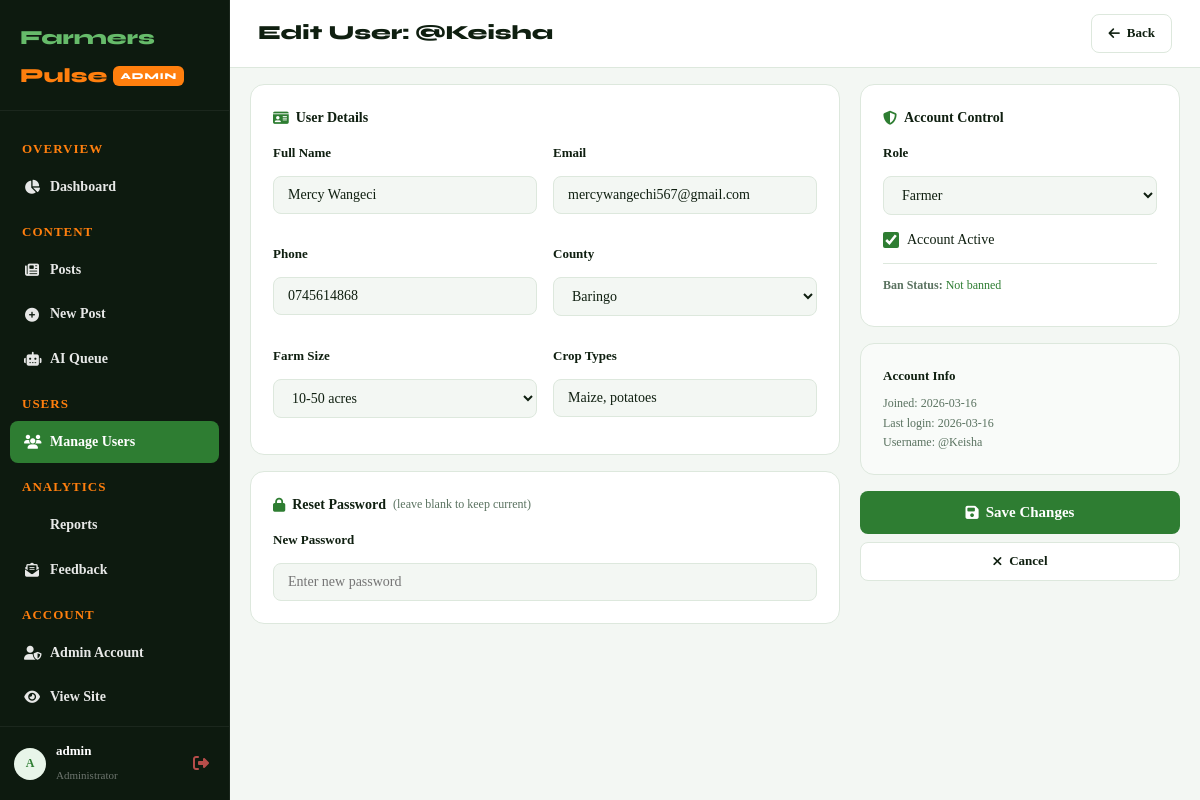
The page /admin/users/edit/3 (signed in) on the database its author committed.
### tables this page shows
CREATE TABLE users (
        id INTEGER PRIMARY KEY AUTOINCREMENT,
        username TEXT UNIQUE NOT NULL,
        email TEXT UNIQUE NOT NULL,
        password TEXT NOT NULL,
        role TEXT DEFAULT 'farmer',
        full_name TEXT DEFAULT '',
        phone TEXT DEFAULT '',
        county TEXT DEFAULT '',
        crop_types TEXT DEFAULT '',
        farm_size TEXT DEFAULT '',
        bio TEXT DEFAULT '',
        profile_pic TEXT DEFAULT '',
        is_active INTEGER DEFAULT 1,
        is_banned INTEGER DEFAULT 0,
        ban_reason TEXT DEFAULT '',
        created_at TEXT DEFAULT (datetime('now')),
        last_login TEXT
    );

### app.py (the view, shortened to what this page needs)
@app.route("/admin/users/edit/<int:uid>",methods=["GET","POST"])
@login_required
@admin_required
def admin_edit_user(uid):
    conn=get_db(); u=conn.execute("SELECT * FROM users WHERE id=?",(uid,)).fetchone()
    if not u: conn.close(); return redirect(url_for("admin_users"))
    conn.close(); return render_template("admin_edit_user.html",user=u)

### app.py (called while the page is built)
def get_db():
    if not os.path.exists("database"):
        os.makedirs("database")
    conn = sqlite3.connect(DATABASE)
    conn.row_factory = sqlite3.Row
    conn.execute("PRAGMA foreign_keys = ON")
    return conn

def login_required(f):
    @wraps(f)
    def dec(*a,**k):
        if "user_id" not in session: return redirect(url_for("login"))
        return f(*a,**k)
    return dec

def admin_required(f):
    @wraps(f)
    def dec(*a,**k):
        if "user_id" not in session or session.get("role")!="admin":
            flash("Admin access required.","error"); return redirect(url_for("dashboard"))
        return f(*a,**k)
    return dec

def current_user():
    if "user_id" not in session: return None
    conn=get_db(); u=conn.execute("SELECT * FROM users WHERE id=?",(session["user_id"],)).fetchone(); conn.close(); return u

@app.context_processor
def inject_globals():
    u=current_user(); unread=0; pending_ai=0; unread_feedback=0
    if u:
        conn=get_db()
        unread=conn.execute("SELECT COUNT(*) FROM notifications WHERE user_id=? AND is_read=0",(u["id"],)).fetchone()[0]
        if u["role"]=="admin":
            pending_ai=conn.execute("SELECT COUNT(*) FROM posts WHERE is_published=0 AND source='ai_model'").fetchone()[0]
            unread_feedback=conn.execute("SELECT COUNT(*) FROM feedback WHERE status='unread'").fetchone()[0]
        conn.close()
    return dict(current_user=u,unread_count=unread,pending_ai_count=pending_ai,unread_feedback=unread_feedback)

### templates/admin_edit_user.html (shortened to what this page needs)
{% extends "base.html" %}
{% block body_class %}admin-body{% endblock %}
{% block extra_css %}
<link rel="stylesheet" href="{{ url_for('static', filename='css/admin.css') }}">{% endblock %}
{% block content %}
<div class="admin-layout">
  {% include '_admin_sidebar.html' %}
  <div class="admin-main">
    <header class="admin-topbar">
      <div class="admin-topbar-title">
        <h1>Edit User: @{{ user['username'] }}</h1>
      </div>
      <div class="admin-topbar-right"><a href="{{ url_for('admin_users') }}" class="btn-admin-outline"><i
            class="fas fa-arrow-left"></i> Back</a></div>
    </header>
    <div class="admin-content">
      <form method="POST" action="{{ url_for('admin_edit_user', uid=user['id']) }}">
        <div class="post-form-grid">
          <div class="post-form-main">
            <div class="form-card">
              <h3 class="form-section-title"><i class="fas fa-id-card"></i> User Details</h3>
              <div class="user-edit-grid">
                <div class="form-group"><label>Full Name</label><input type="text" name="full_name"
                    value="{{ user['full_name'] or '' }}"></div>
                <div class="form-group"><label>Email</label><input type="email" name="email" value="{{ user['email'] }}"
                    required></div>
                <div class="form-group"><label>Phone</label><input type="text" name="phone"
                    value="{{ user['phone'] or '' }}"></div>
                <div class="form-group"><label>County</label>
                  <select name="county">
                    {% for c in ['Narok','Nakuru','Baringo','Trans Nzoia','Uasin
                    Gishu','Nandi','Kisumu','Nyeri','Meru','Machakos','Kiambu','Other'] %}
                    <option {% if user['county']==c %}selected{% endif %}>{{ c }}</option>
                    {% endfor %}
                  </select>
                </div>
                <div class="form-group"><label>Farm Size</label>
                  <select name="farm_size">
                    {% for s in ['Less than 1 acre','1-5 acres','5-10 acres','10-50 acres','50+ acres'] %}
                    <option {% if user['farm_size']==s %}selected{% endif %}>{{ s }}</option>
                    {% endfor %}
                  </select>
                </div>
                <div class="form-group"><label>Crop Types</label><input type="text" name="crop_types"
                    value="{{ user['crop_types'] or '' }}" placeholder="Maize, Wheat..."></div>
              </div>
            </div>
            <div class="form-card">
              <h3 class="form-section-title"><i class="fas fa-lock"></i> Reset Password <span
                  style="font-size:12px;font-weight:400;color:var(--text-muted);">(leave blank to keep current)</span>
              </h3>
              <div class="form-group"><label>New Password</label><input type="password" name="new_password"
                  placeholder="Enter new password" minlength="6"></div>
            </div>
          </div>
          <div class="post-form-sidebar">
            <div class="form-card">
              <h3 class="form-section-title"><i class="fas fa-shield-halved"></i> Account Control</h3>
              <div class="form-group"><label>Role</label>
                <select name="role">
                  <option value="farmer" {% if user['role']=='farmer' %}selected{% endif %}>Farmer</option>
                </select>
              </div>
              <div class="form-check-group">
                <label class="checkbox-label-admin"><input type="checkbox" name="is_active" {% if user['is_active']
                    %}checked{% endif %}> <span>Account Active</span></label>
              </div>
              <div style="margin-top:12px;padding-top:12px;border-top:1px solid #dde8dd;">
                <p style="font-size:12px;color:#5a7260;margin-bottom:8px;"><strong>Ban Status:</strong> {% if
                  user['is_banned'] %}<span style="color:#c62828;">Banned — {{ user['ban_reason'] or 'No reason given'
                    }}</span>{% else %}<span style="color:#2e7d32;">Not banned</span>{% endif %}</p>
              </div>
            </div>
            <div class="form-card" style="background:#f9fbf9;">
              <h4 style="font-size:13px;font-weight:700;margin-bottom:8px;">Account Info</h4>
              <p style="font-size:12px;color:#5a7260;">Joined: {{ user['created_at'][:10] }}</p>
              <p style="font-size:12px;color:#5a7260;">Last login: {{ user['last_login'][:10] if user['last_login'] else
                'Never' }}</p>
              <p style="font-size:12px;color:#5a7260;">Username: @{{ user['username'] }}</p>
            </div>
            <div class="form-submit-group">
              <button type="submit" class="btn-admin-primary btn-full"><i class="fas fa-save"></i> Save Changes</button>
              <a href="{{ url_for('admin_users') }}" class="btn-admin-outline"
                style="margin-top:8px;justify-content:center;"><i class="fas fa-times"></i> Cancel</a>
            </div>
          </div>
        </div>
      </form>
    </div>
  </div>
</div>
{% endblock %}

### templates/_admin_sidebar.html (shortened to what this page needs)
<aside class="admin-sidebar" id="adminSidebar">
  <div class="admin-sidebar-logo">
    <span class="logo-green">Farmers</span><span class="logo-orange">Pulse</span>
    <span class="admin-badge">ADMIN</span>
  </div>
  <nav class="admin-nav">
    <div class="nav-section-label">Overview</div>
    <a href="{{ url_for('admin_dashboard') }}"
      class="admin-nav-item {% if request.endpoint=='admin_dashboard' %}active{% endif %}"><i
        class="fas fa-chart-pie"></i><span>Dashboard</span></a>
    <div class="nav-section-label">Content</div>
    <a href="{{ url_for('admin_posts') }}"
      class="admin-nav-item {% if request.endpoint in ['admin_posts','admin_edit_post','admin_create_post'] %}active{% endif %}"><i
        class="fas fa-newspaper"></i><span>Posts</span></a>
    <a href="{{ url_for('admin_create_post') }}"
      class="admin-nav-item {% if request.endpoint=='admin_create_post' %}active{% endif %}"><i
        class="fas fa-plus-circle"></i><span>New Post</span></a>
    <a href="{{ url_for('admin_pending_posts') }}"
      class="admin-nav-item {% if request.endpoint=='admin_pending_posts' %}active{% endif %}">
      <i class="fas fa-robot"></i><span>AI Queue </span>
    </a>
    <div class="nav-section-label">Users</div>
    <a href="{{ url_for('admin_users') }}"
      class="admin-nav-item {% if request.endpoint in ['admin_users','admin_edit_user'] %}active{% endif %}"><i
        class="fas fa-users"></i><span>Manage Users</span></a>
    <div class="nav-section-label">Analytics</div>
    <a href="{{ url_for('admin_reports') }}"
      class="admin-nav-item {% if request.endpoint=='admin_reports' %}active{% endif %}"><span>Reports</span></a>
    <a href="{{ url_for('admin_feedback') }}"
      class="admin-nav-item {% if request.endpoint=='admin_feedback' %}active{% endif %}">
      <i class="fas fa-envelope-open-text"></i><span>Feedback </span>
    </a>
    <div class="nav-section-label">Account</div>
    <a href="{{ url_for('admin_account') }}"
      class="admin-nav-item {% if request.endpoint=='admin_account' %}active{% endif %}"><i
        class="fas fa-user-shield"></i><span>Admin Account</span></a>
    <a href="{{ url_for('dashboard') }}" class="admin-nav-item"><i class="fas fa-eye"></i><span>View Site</span></a>
  </nav>
  <div class="admin-sidebar-footer">
    <div class="admin-user-chip">
      <div class="avatar-sm-tbl">{{ current_user['username'][0].upper() }}</div>
      <div><strong>{{ current_user['username'] }}</strong><span>Administrator</span></div>
    </div>
    <a href="{{ url_for('logout') }}" class="admin-logout"><i class="fas fa-sign-out-alt"></i></a>
  </div>
</aside>

### static/css/main.css (style rules this page uses)
:root { --green: #2e7d32; --green-light: #43a047; --green-dark: #1b5e20; --green-soft: rgba(46, 125, 50, 0.08); --orange: #ff7f0e; --orange-dark: #e65100; --orange-soft: rgba(255, 127, 14, 0.10); --bg: #f3f7f3; --surface: #ffffff; --surface2: #f0f4f0; --border: #dde8dd; --border-light: #eef4ee; --text: #0f1f10; --text-muted: #5a7260; --text-light: #8faa90; --sidebar-bg: #0d1a0f; --sidebar-text: #c8e0ca; --radius: 12px; --radius-sm: 8px; --radius-lg: 18px; --shadow: 0 2px 12px rgba(0, 0, 0, 0.07); --shadow-md: 0 4px 24px rgba(0, 0, 0, 0.10); --shadow-lg: 0 8px 40px rgba(0, 0, 0, 0.14); --tr: 0.2s ease; --font: 'Times New Roman', Times, serif; --font-display: 'Syne', 'Times New Roman', serif; }
*, *::before, *::after { box-sizing: border-box; margin: 0; padding: 0; }
html { scroll-behavior: smooth; }
body { font-family: var(--font); font-size: 15px; color: var(--text); background: var(--bg); line-height: 1.6; -webkit-font-smoothing: antialiased; }
a { color: inherit; text-decoration: none; }
input, select, textarea, button { font-family: var(--font); }
.logo-green { color: #66bb6a; }
.logo-orange { color: var(--orange); }
.form-group { display: flex; flex-direction: column; gap: 6px; }
.form-group label { font-size: 13px; font-weight: 700; color: var(--text); }
.form-group input, .form-group select, .form-group textarea { padding: 10px 14px; border: 1.5px solid var(--border); border-radius: var(--radius-sm); font-size: 14px; background: var(--bg); color: var(--text); outline: none; transition: border-color var(--tr); font-family: var(--font); }

### rows shown on the page
users: username "A", username "admin"
users: username "Keisha", full_name "Mercy Wangeci", email "mercywangechi567@gmail.com", phone "0745614868", county "Baringo", farm_size "10-50 acres", crop_types "Maize, potatoes", role "Farmer", is_active "☑", created_at "2026-03-16", last_login "2026-03-16"
